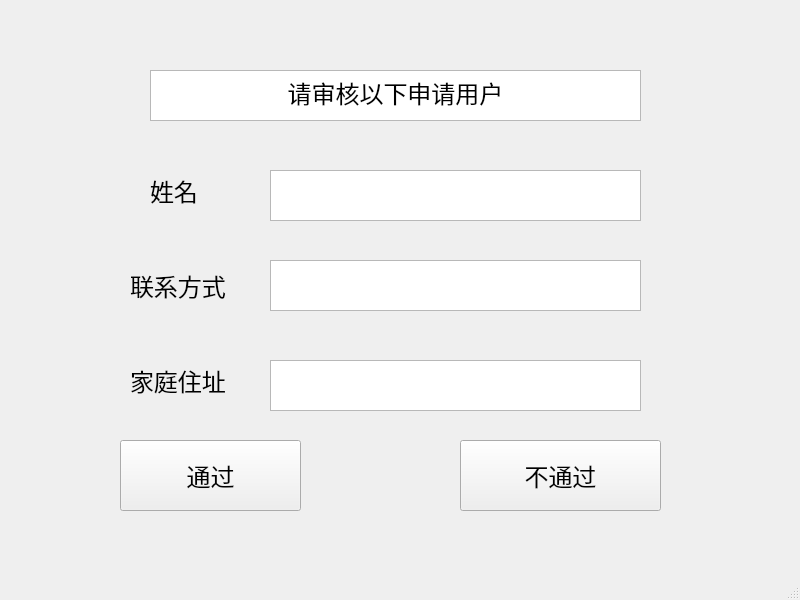
<?xml version="1.0" encoding="UTF-8"?>
<ui version="4.0">
 <class>CHECK_APPLI</class>
 <widget class="QMainWindow" name="CHECK_APPLI">
  <property name="geometry">
   <rect>
    <x>0</x>
    <y>0</y>
    <width>800</width>
    <height>600</height>
   </rect>
  </property>
  <property name="windowTitle">
   <string>MainWindow</string>
  </property>
  <widget class="QWidget" name="centralwidget">
   <widget class="QTextBrowser" name="TB_NAME">
    <property name="geometry">
     <rect>
      <x>270</x>
      <y>170</y>
      <width>371</width>
      <height>51</height>
     </rect>
    </property>
   </widget>
   <widget class="QTextBrowser" name="TB_NUMBER">
    <property name="geometry">
     <rect>
      <x>270</x>
      <y>260</y>
      <width>371</width>
      <height>51</height>
     </rect>
    </property>
   </widget>
   <widget class="QTextBrowser" name="TB_AD">
    <property name="geometry">
     <rect>
      <x>270</x>
      <y>360</y>
      <width>371</width>
      <height>51</height>
     </rect>
    </property>
   </widget>
   <widget class="QLabel" name="label">
    <property name="geometry">
     <rect>
      <x>150</x>
      <y>170</y>
      <width>91</width>
      <height>41</height>
     </rect>
    </property>
    <property name="font">
     <font>
      <family>Arial</family>
      <pointsize>18</pointsize>
     </font>
    </property>
    <property name="text">
     <string>姓名</string>
    </property>
   </widget>
   <widget class="QLabel" name="label_2">
    <property name="geometry">
     <rect>
      <x>130</x>
      <y>270</y>
      <width>131</width>
      <height>31</height>
     </rect>
    </property>
    <property name="font">
     <font>
      <family>Arial</family>
      <pointsize>18</pointsize>
     </font>
    </property>
    <property name="text">
     <string>联系方式</string>
    </property>
   </widget>
   <widget class="QLabel" name="label_3">
    <property name="geometry">
     <rect>
      <x>130</x>
      <y>360</y>
      <width>141</width>
      <height>41</height>
     </rect>
    </property>
    <property name="font">
     <font>
      <family>Arial</family>
      <pointsize>18</pointsize>
     </font>
    </property>
    <property name="text">
     <string>家庭住址</string>
    </property>
   </widget>
   <widget class="QTextBrowser" name="textBrowser">
    <property name="geometry">
     <rect>
      <x>150</x>
      <y>70</y>
      <width>491</width>
      <height>51</height>
     </rect>
    </property>
    <property name="html">
     <string>&lt;!DOCTYPE HTML PUBLIC &quot;-//W3C//DTD HTML 4.0//EN&quot; &quot;http://www.w3.org/TR/REC-html40/strict.dtd&quot;&gt;
&lt;html&gt;&lt;head&gt;&lt;meta name=&quot;qrichtext&quot; content=&quot;1&quot; /&gt;&lt;style type=&quot;text/css&quot;&gt;
p, li { white-space: pre-wrap; }
&lt;/style&gt;&lt;/head&gt;&lt;body style=&quot; font-family:'SimSun'; font-size:7.2pt; font-weight:400; font-style:normal;&quot;&gt;
&lt;p align=&quot;center&quot; style=&quot; margin-top:0px; margin-bottom:0px; margin-left:0px; margin-right:0px; -qt-block-indent:0; text-indent:0px;&quot;&gt;&lt;span style=&quot; font-size:18pt;&quot;&gt;请审核以下申请用户&lt;/span&gt;&lt;/p&gt;&lt;/body&gt;&lt;/html&gt;</string>
    </property>
   </widget>
   <widget class="QPushButton" name="PASS">
    <property name="geometry">
     <rect>
      <x>120</x>
      <y>440</y>
      <width>181</width>
      <height>71</height>
     </rect>
    </property>
    <property name="font">
     <font>
      <family>Arial</family>
      <pointsize>18</pointsize>
     </font>
    </property>
    <property name="text">
     <string>通过</string>
    </property>
   </widget>
   <widget class="QPushButton" name="DENY">
    <property name="geometry">
     <rect>
      <x>460</x>
      <y>440</y>
      <width>201</width>
      <height>71</height>
     </rect>
    </property>
    <property name="font">
     <font>
      <family>Arial</family>
      <pointsize>18</pointsize>
     </font>
    </property>
    <property name="text">
     <string>不通过</string>
    </property>
   </widget>
  </widget>
  <widget class="QMenuBar" name="menubar">
   <property name="geometry">
    <rect>
     <x>0</x>
     <y>0</y>
     <width>800</width>
     <height>26</height>
    </rect>
   </property>
  </widget>
  <widget class="QStatusBar" name="statusbar"/>
 </widget>
 <resources/>
 <connections/>
</ui>
